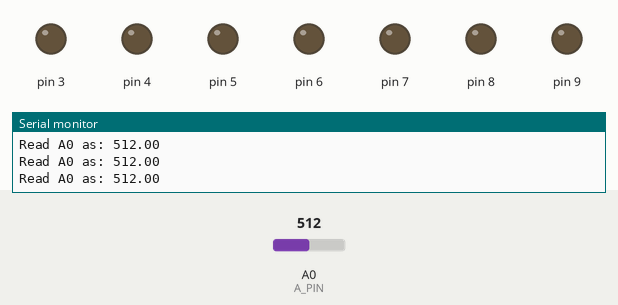
This sketch was run on a simulated Arduino Uno, built with avr-gcc and run on an emulated ATmega328P. Shown: output pins drawn as LEDs (lit = HIGH), the last lines printed to the serial monitor. The test bench sets the inputs (shaded band); at power-on: A0 (A_PIN) = 512.

Above: at 1.2 s.
1.3 s: A0 (A_PIN) set to 368
2.8 s: A0 (A_PIN) set to 341
At 4.0 s:
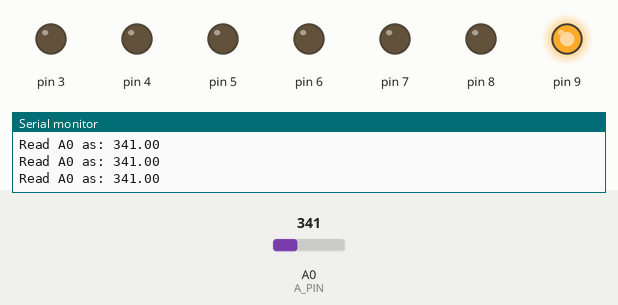
4.3 s: A0 (A_PIN) set to 292
5.8 s: A0 (A_PIN) set to 263
At 6.9 s:
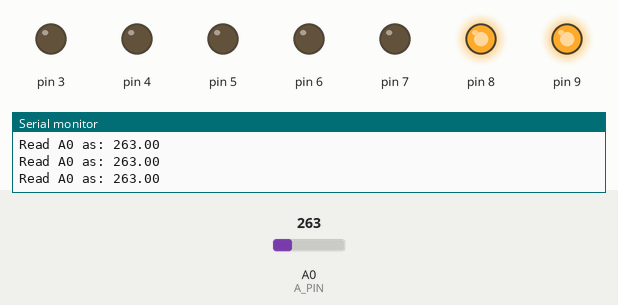
7.3 s: A0 (A_PIN) set to 108
At 7.9 s:
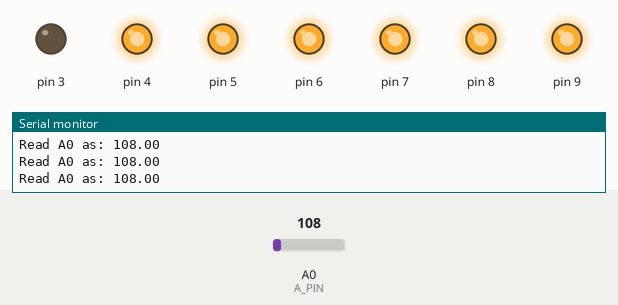
8.8 s: A0 (A_PIN) set to 90
At 10.2 s:
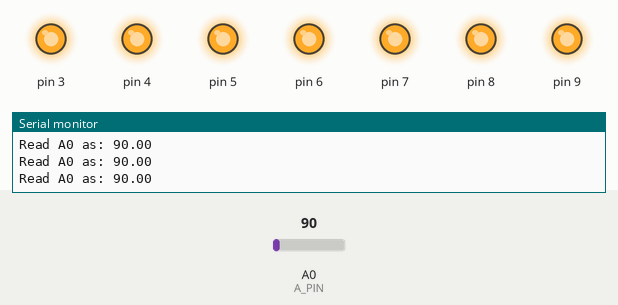
Timing chart, 0 to 11.3 s (numbered marks = the images above; inputs shaded):
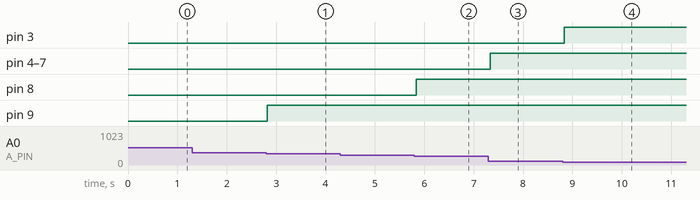

Measured:
- the behaviour switches between 360 and 359 on A0 (A_PIN) (found by bisection; images 0 and 1)
- the behaviour switches between 280 and 279 on A0 (A_PIN) (found by bisection; images 1 and 2)
- the behaviour switches between 100 and 99 on A0 (A_PIN) (found by bisection; images 3 and 4)
- after the input at 2.8 s, pin 9: LOW → HIGH at once
- after the input at 5.8 s, pin 8: LOW → HIGH at once
- after the input at 7.3 s, pin 4–7: LOW → HIGH at once
- after the input at 8.8 s, pin 3: LOW → HIGH at once

The sketch:

Photoresistor_Light_Show.ino
```cpp
/**
 * void setLEDs(unsigned int)
 * Sets the specified number of LEDs to ON.
 * e.g. if degree = 7, all seven LEDs turn on.
 *      if degree = 4, the first 4 LEDs turn on.
 *      if degree = 0, all LEDs go off.
 * If degree is greater than 7, turns on all LEDs.
 * The first LED is on Pin 9, the second on Pin 8, etc., the last on Pin 3.
 * Assumes that the pin modes of Pins 3-9 are set to OUTPUT.
 */
void setLEDs(unsigned int degree)
{
  switch(degree)
  {
    case 1:
    digitalWrite(9, HIGH);
    digitalWrite(8, LOW);
    digitalWrite(7, LOW);
    digitalWrite(6, LOW);
    digitalWrite(5, LOW);
    digitalWrite(4, LOW);
    digitalWrite(3, LOW);
    break;
    case 2:
    digitalWrite(9, HIGH);
    digitalWrite(8, HIGH);
    digitalWrite(7, LOW);
    digitalWrite(6, LOW);
    digitalWrite(5, LOW);
    digitalWrite(4, LOW);
    digitalWrite(3, LOW);
    break;
    case 3:
    digitalWrite(9, HIGH);
    digitalWrite(8, HIGH);
    digitalWrite(7, HIGH);
    digitalWrite(6, LOW);
    digitalWrite(5, LOW);
    digitalWrite(4, LOW);
    digitalWrite(3, LOW);
    break;
    case 4:
    digitalWrite(9, HIGH);
    digitalWrite(8, HIGH);
    digitalWrite(7, HIGH);
    digitalWrite(6, HIGH);
    digitalWrite(5, LOW);
    digitalWrite(4, LOW);
    digitalWrite(3, LOW);
    break;
    case 5:
    digitalWrite(9, HIGH);
    digitalWrite(8, HIGH);
    digitalWrite(7, HIGH);
    digitalWrite(6, HIGH);
    digitalWrite(5, HIGH);
    digitalWrite(4, LOW);
    digitalWrite(3, LOW);
    break;
    case 6:
    digitalWrite(9, HIGH);
    digitalWrite(8, HIGH);
    digitalWrite(7, HIGH);
    digitalWrite(6, HIGH);
    digitalWrite(5, HIGH);
    digitalWrite(4, HIGH);
    digitalWrite(3, LOW);
    break;
    case 7:
    digitalWrite(9, HIGH);
    digitalWrite(8, HIGH);
    digitalWrite(7, HIGH);
    digitalWrite(6, HIGH);
    digitalWrite(5, HIGH);
    digitalWrite(4, HIGH);
    digitalWrite(3, HIGH);
    break;
    default:
    digitalWrite(9, LOW);
    digitalWrite(8, LOW);
    digitalWrite(7, LOW);
    digitalWrite(6, LOW);
    digitalWrite(5, LOW);
    digitalWrite(4, LOW);
    digitalWrite(3, LOW);
  }
}


void setup()
{
  // begin the serial communication between the computer
  // and the Arduino with transfer rate = 9600 bits/second
  Serial.begin(9600);

  // set the modes of all the general purpose I/O pins we're using
  pinMode(3, OUTPUT);
  pinMode(4, OUTPUT);
  pinMode(5, OUTPUT);
  pinMode(6, OUTPUT);
  pinMode(7, OUTPUT);
  pinMode(8, OUTPUT);
  pinMode(9, OUTPUT);
}


// This is the global variable that represents the voltage of the
// analog pin A0.
double readVal;

// It's good practice to not hard-code values.
// Here, we set the analog pin number to 0. (See below)
byte A_PIN = 0;

void loop()
{
  readVal = analogRead(A_PIN);

  Serial.print("Read A0 as: ");
  Serial.print(readVal);
  Serial.print("\n\n");

  if(readVal < 100)
    setLEDs(7);
  else if(readVal < 120)
    setLEDs(6);
  else if(readVal < 145)
    setLEDs(5);
  else if(readVal < 180)
    setLEDs(4);
  else if(readVal < 220)
    setLEDs(3);
  else if(readVal < 280)
    setLEDs(2);
  else if(readVal < 360)
    setLEDs(1);
  else
    setLEDs(0);
}
```
